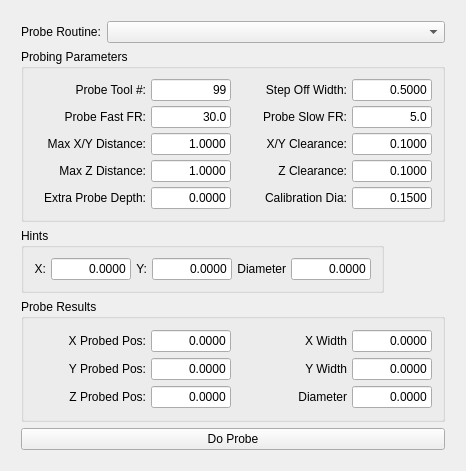
<?xml version="1.0" encoding="UTF-8"?>
<ui version="4.0">
 <class>MainWindow</class>
 <widget class="QWidget" name="MainWindow">
  <property name="geometry">
   <rect>
    <x>0</x>
    <y>0</y>
    <width>466</width>
    <height>471</height>
   </rect>
  </property>
  <property name="windowTitle">
   <string>TurboProbe</string>
  </property>
  <layout class="QHBoxLayout" name="horizontalLayout_2">
   <item>
    <layout class="QGridLayout" name="gridLayout_4">
     <property name="leftMargin">
      <number>10</number>
     </property>
     <property name="topMargin">
      <number>10</number>
     </property>
     <property name="rightMargin">
      <number>10</number>
     </property>
     <property name="bottomMargin">
      <number>10</number>
     </property>
     <item row="3" column="0">
      <widget class="QGroupBox" name="groupBox_2">
       <property name="title">
        <string>Probe Results</string>
       </property>
       <layout class="QGridLayout" name="gridLayout_2">
        <property name="leftMargin">
         <number>10</number>
        </property>
        <property name="topMargin">
         <number>10</number>
        </property>
        <property name="rightMargin">
         <number>10</number>
        </property>
        <property name="bottomMargin">
         <number>10</number>
        </property>
        <property name="spacing">
         <number>5</number>
        </property>
        <item row="1" column="1">
         <widget class="QLineEdit" name="y_probed_pos">
          <property name="maximumSize">
           <size>
            <width>80</width>
            <height>16777215</height>
           </size>
          </property>
          <property name="text">
           <string>0.0000</string>
          </property>
          <property name="alignment">
           <set>Qt::AlignRight|Qt::AlignTrailing|Qt::AlignVCenter</set>
          </property>
          <property name="readOnly">
           <bool>true</bool>
          </property>
         </widget>
        </item>
        <item row="1" column="3">
         <widget class="QLineEdit" name="y_probed_width">
          <property name="maximumSize">
           <size>
            <width>80</width>
            <height>16777215</height>
           </size>
          </property>
          <property name="text">
           <string>0.0000</string>
          </property>
          <property name="alignment">
           <set>Qt::AlignRight|Qt::AlignTrailing|Qt::AlignVCenter</set>
          </property>
          <property name="readOnly">
           <bool>true</bool>
          </property>
         </widget>
        </item>
        <item row="2" column="0">
         <widget class="QLabel" name="label_18">
          <property name="text">
           <string>Z Probed Pos:</string>
          </property>
          <property name="alignment">
           <set>Qt::AlignRight|Qt::AlignTrailing|Qt::AlignVCenter</set>
          </property>
         </widget>
        </item>
        <item row="0" column="0">
         <widget class="QLabel" name="label_14">
          <property name="frameShape">
           <enum>QFrame::NoFrame</enum>
          </property>
          <property name="text">
           <string>X Probed Pos:</string>
          </property>
          <property name="alignment">
           <set>Qt::AlignRight|Qt::AlignTrailing|Qt::AlignVCenter</set>
          </property>
         </widget>
        </item>
        <item row="0" column="3">
         <widget class="QLineEdit" name="x_probed_width">
          <property name="maximumSize">
           <size>
            <width>80</width>
            <height>16777215</height>
           </size>
          </property>
          <property name="text">
           <string>0.0000</string>
          </property>
          <property name="alignment">
           <set>Qt::AlignRight|Qt::AlignTrailing|Qt::AlignVCenter</set>
          </property>
          <property name="readOnly">
           <bool>true</bool>
          </property>
         </widget>
        </item>
        <item row="2" column="3">
         <widget class="QLineEdit" name="probed_diameter">
          <property name="maximumSize">
           <size>
            <width>80</width>
            <height>16777215</height>
           </size>
          </property>
          <property name="text">
           <string>0.0000</string>
          </property>
          <property name="alignment">
           <set>Qt::AlignRight|Qt::AlignTrailing|Qt::AlignVCenter</set>
          </property>
          <property name="readOnly">
           <bool>true</bool>
          </property>
         </widget>
        </item>
        <item row="0" column="1">
         <widget class="QLineEdit" name="x_probed_pos">
          <property name="maximumSize">
           <size>
            <width>80</width>
            <height>16777215</height>
           </size>
          </property>
          <property name="text">
           <string>0.0000</string>
          </property>
          <property name="alignment">
           <set>Qt::AlignRight|Qt::AlignTrailing|Qt::AlignVCenter</set>
          </property>
          <property name="readOnly">
           <bool>true</bool>
          </property>
         </widget>
        </item>
        <item row="2" column="1">
         <widget class="QLineEdit" name="z_probed_pos">
          <property name="maximumSize">
           <size>
            <width>80</width>
            <height>16777215</height>
           </size>
          </property>
          <property name="text">
           <string>0.0000</string>
          </property>
          <property name="alignment">
           <set>Qt::AlignRight|Qt::AlignTrailing|Qt::AlignVCenter</set>
          </property>
          <property name="readOnly">
           <bool>true</bool>
          </property>
         </widget>
        </item>
        <item row="2" column="2">
         <widget class="QLabel" name="label_17">
          <property name="text">
           <string>Diameter</string>
          </property>
          <property name="alignment">
           <set>Qt::AlignRight|Qt::AlignTrailing|Qt::AlignVCenter</set>
          </property>
         </widget>
        </item>
        <item row="0" column="2">
         <widget class="QLabel" name="label_13">
          <property name="text">
           <string>X Width</string>
          </property>
          <property name="alignment">
           <set>Qt::AlignRight|Qt::AlignTrailing|Qt::AlignVCenter</set>
          </property>
         </widget>
        </item>
        <item row="1" column="0">
         <widget class="QLabel" name="label_16">
          <property name="text">
           <string>Y Probed Pos:</string>
          </property>
          <property name="alignment">
           <set>Qt::AlignRight|Qt::AlignTrailing|Qt::AlignVCenter</set>
          </property>
         </widget>
        </item>
        <item row="1" column="2">
         <widget class="QLabel" name="label_15">
          <property name="text">
           <string>Y Width</string>
          </property>
          <property name="alignment">
           <set>Qt::AlignRight|Qt::AlignTrailing|Qt::AlignVCenter</set>
          </property>
         </widget>
        </item>
       </layout>
      </widget>
     </item>
     <item row="0" column="0">
      <layout class="QHBoxLayout" name="horizontalLayout_7">
       <item>
        <widget class="QLabel" name="label">
         <property name="text">
          <string>Probe Routine:</string>
         </property>
        </widget>
       </item>
       <item>
        <widget class="QComboBox" name="subComboBox">
         <property name="sizePolicy">
          <sizepolicy hsizetype="Expanding" vsizetype="Fixed">
           <horstretch>0</horstretch>
           <verstretch>0</verstretch>
          </sizepolicy>
         </property>
        </widget>
       </item>
      </layout>
     </item>
     <item row="0" column="1">
      <layout class="QHBoxLayout" name="horizontalLayout_8"/>
     </item>
     <item row="1" column="0">
      <widget class="QGroupBox" name="groupBox">
       <property name="sizePolicy">
        <sizepolicy hsizetype="Minimum" vsizetype="Minimum">
         <horstretch>0</horstretch>
         <verstretch>0</verstretch>
        </sizepolicy>
       </property>
       <property name="title">
        <string>Probing Parameters</string>
       </property>
       <layout class="QHBoxLayout" name="horizontalLayout">
        <property name="spacing">
         <number>5</number>
        </property>
        <property name="leftMargin">
         <number>10</number>
        </property>
        <property name="topMargin">
         <number>10</number>
        </property>
        <property name="rightMargin">
         <number>10</number>
        </property>
        <property name="bottomMargin">
         <number>10</number>
        </property>
        <item>
         <layout class="QGridLayout" name="gridLayout">
          <item row="1" column="1">
           <widget class="QLabel" name="label_5">
            <property name="maximumSize">
             <size>
              <width>130</width>
              <height>16777215</height>
             </size>
            </property>
            <property name="text">
             <string>Probe Fast FR:</string>
            </property>
            <property name="alignment">
             <set>Qt::AlignRight|Qt::AlignTrailing|Qt::AlignVCenter</set>
            </property>
           </widget>
          </item>
          <item row="1" column="4">
           <widget class="QLineEdit" name="probe_slow_fr">
            <property name="maximumSize">
             <size>
              <width>80</width>
              <height>16777215</height>
             </size>
            </property>
            <property name="text">
             <string>5.0</string>
            </property>
            <property name="alignment">
             <set>Qt::AlignRight|Qt::AlignTrailing|Qt::AlignVCenter</set>
            </property>
           </widget>
          </item>
          <item row="0" column="3">
           <widget class="QLabel" name="label_4">
            <property name="maximumSize">
             <size>
              <width>120</width>
              <height>16777215</height>
             </size>
            </property>
            <property name="text">
             <string>Step Off Width:</string>
            </property>
            <property name="alignment">
             <set>Qt::AlignRight|Qt::AlignTrailing|Qt::AlignVCenter</set>
            </property>
           </widget>
          </item>
          <item row="3" column="2">
           <widget class="QLineEdit" name="max_xy_distance">
            <property name="maximumSize">
             <size>
              <width>80</width>
              <height>16777215</height>
             </size>
            </property>
            <property name="text">
             <string>1.0000</string>
            </property>
            <property name="alignment">
             <set>Qt::AlignRight|Qt::AlignTrailing|Qt::AlignVCenter</set>
            </property>
           </widget>
          </item>
          <item row="7" column="2">
           <widget class="QLineEdit" name="extra_probe_depth">
            <property name="maximumSize">
             <size>
              <width>80</width>
              <height>16777215</height>
             </size>
            </property>
            <property name="text">
             <string>0.0000</string>
            </property>
            <property name="alignment">
             <set>Qt::AlignRight|Qt::AlignTrailing|Qt::AlignVCenter</set>
            </property>
           </widget>
          </item>
          <item row="3" column="1">
           <widget class="QLabel" name="label_7">
            <property name="maximumSize">
             <size>
              <width>130</width>
              <height>16777215</height>
             </size>
            </property>
            <property name="text">
             <string>Max X/Y Distance:</string>
            </property>
            <property name="alignment">
             <set>Qt::AlignRight|Qt::AlignTrailing|Qt::AlignVCenter</set>
            </property>
           </widget>
          </item>
          <item row="3" column="3">
           <widget class="QLabel" name="label_8">
            <property name="maximumSize">
             <size>
              <width>120</width>
              <height>16777215</height>
             </size>
            </property>
            <property name="text">
             <string>X/Y Clearance:</string>
            </property>
            <property name="alignment">
             <set>Qt::AlignRight|Qt::AlignTrailing|Qt::AlignVCenter</set>
            </property>
           </widget>
          </item>
          <item row="0" column="4">
           <widget class="QLineEdit" name="step_off_width">
            <property name="maximumSize">
             <size>
              <width>80</width>
              <height>16777215</height>
             </size>
            </property>
            <property name="text">
             <string>0.5000</string>
            </property>
            <property name="alignment">
             <set>Qt::AlignRight|Qt::AlignTrailing|Qt::AlignVCenter</set>
            </property>
           </widget>
          </item>
          <item row="7" column="1">
           <widget class="QLabel" name="label_12">
            <property name="maximumSize">
             <size>
              <width>130</width>
              <height>16777215</height>
             </size>
            </property>
            <property name="text">
             <string>Extra Probe Depth:</string>
            </property>
            <property name="alignment">
             <set>Qt::AlignRight|Qt::AlignTrailing|Qt::AlignVCenter</set>
            </property>
           </widget>
          </item>
          <item row="6" column="4">
           <widget class="QLineEdit" name="z_clearance">
            <property name="maximumSize">
             <size>
              <width>80</width>
              <height>16777215</height>
             </size>
            </property>
            <property name="text">
             <string>0.1000</string>
            </property>
            <property name="alignment">
             <set>Qt::AlignRight|Qt::AlignTrailing|Qt::AlignVCenter</set>
            </property>
           </widget>
          </item>
          <item row="7" column="3">
           <widget class="QLabel" name="label_11">
            <property name="maximumSize">
             <size>
              <width>120</width>
              <height>16777215</height>
             </size>
            </property>
            <property name="text">
             <string>Calibration Dia:</string>
            </property>
            <property name="alignment">
             <set>Qt::AlignRight|Qt::AlignTrailing|Qt::AlignVCenter</set>
            </property>
           </widget>
          </item>
          <item row="6" column="1">
           <widget class="QLabel" name="label_10">
            <property name="maximumSize">
             <size>
              <width>130</width>
              <height>16777215</height>
             </size>
            </property>
            <property name="text">
             <string>Max Z Distance:</string>
            </property>
            <property name="alignment">
             <set>Qt::AlignRight|Qt::AlignTrailing|Qt::AlignVCenter</set>
            </property>
           </widget>
          </item>
          <item row="1" column="3">
           <widget class="QLabel" name="label_6">
            <property name="maximumSize">
             <size>
              <width>120</width>
              <height>16777215</height>
             </size>
            </property>
            <property name="text">
             <string>Probe Slow FR:</string>
            </property>
            <property name="alignment">
             <set>Qt::AlignRight|Qt::AlignTrailing|Qt::AlignVCenter</set>
            </property>
           </widget>
          </item>
          <item row="6" column="2">
           <widget class="QLineEdit" name="max_z_distance">
            <property name="maximumSize">
             <size>
              <width>80</width>
              <height>16777215</height>
             </size>
            </property>
            <property name="text">
             <string>1.0000</string>
            </property>
            <property name="alignment">
             <set>Qt::AlignRight|Qt::AlignTrailing|Qt::AlignVCenter</set>
            </property>
           </widget>
          </item>
          <item row="0" column="1">
           <widget class="QLabel" name="label_3">
            <property name="maximumSize">
             <size>
              <width>130</width>
              <height>16777215</height>
             </size>
            </property>
            <property name="text">
             <string>Probe Tool #:</string>
            </property>
            <property name="alignment">
             <set>Qt::AlignRight|Qt::AlignTrailing|Qt::AlignVCenter</set>
            </property>
           </widget>
          </item>
          <item row="3" column="4">
           <widget class="QLineEdit" name="xy_clearance">
            <property name="maximumSize">
             <size>
              <width>80</width>
              <height>16777215</height>
             </size>
            </property>
            <property name="text">
             <string>0.1000</string>
            </property>
            <property name="alignment">
             <set>Qt::AlignRight|Qt::AlignTrailing|Qt::AlignVCenter</set>
            </property>
           </widget>
          </item>
          <item row="7" column="4">
           <widget class="QLineEdit" name="calibration_dia">
            <property name="maximumSize">
             <size>
              <width>80</width>
              <height>16777215</height>
             </size>
            </property>
            <property name="text">
             <string>0.1500</string>
            </property>
            <property name="alignment">
             <set>Qt::AlignRight|Qt::AlignTrailing|Qt::AlignVCenter</set>
            </property>
           </widget>
          </item>
          <item row="6" column="3">
           <widget class="QLabel" name="label_9">
            <property name="maximumSize">
             <size>
              <width>120</width>
              <height>16777215</height>
             </size>
            </property>
            <property name="text">
             <string>Z Clearance:</string>
            </property>
            <property name="alignment">
             <set>Qt::AlignRight|Qt::AlignTrailing|Qt::AlignVCenter</set>
            </property>
           </widget>
          </item>
          <item row="1" column="2">
           <widget class="QLineEdit" name="probe_fast_fr">
            <property name="maximumSize">
             <size>
              <width>80</width>
              <height>16777215</height>
             </size>
            </property>
            <property name="inputMask">
             <string/>
            </property>
            <property name="text">
             <string>30.0</string>
            </property>
            <property name="alignment">
             <set>Qt::AlignRight|Qt::AlignTrailing|Qt::AlignVCenter</set>
            </property>
           </widget>
          </item>
          <item row="0" column="2">
           <widget class="QLineEdit" name="probe_tool_number">
            <property name="maximumSize">
             <size>
              <width>80</width>
              <height>16777215</height>
             </size>
            </property>
            <property name="text">
             <string>99</string>
            </property>
            <property name="alignment">
             <set>Qt::AlignRight|Qt::AlignTrailing|Qt::AlignVCenter</set>
            </property>
           </widget>
          </item>
         </layout>
        </item>
       </layout>
      </widget>
     </item>
     <item row="2" column="0">
      <widget class="QGroupBox" name="groupBox_3">
       <property name="sizePolicy">
        <sizepolicy hsizetype="Minimum" vsizetype="Minimum">
         <horstretch>0</horstretch>
         <verstretch>0</verstretch>
        </sizepolicy>
       </property>
       <property name="title">
        <string>Hints</string>
       </property>
       <layout class="QGridLayout" name="gridLayout_3">
        <property name="sizeConstraint">
         <enum>QLayout::SetFixedSize</enum>
        </property>
        <property name="leftMargin">
         <number>10</number>
        </property>
        <property name="topMargin">
         <number>10</number>
        </property>
        <property name="rightMargin">
         <number>10</number>
        </property>
        <property name="bottomMargin">
         <number>10</number>
        </property>
        <property name="spacing">
         <number>5</number>
        </property>
        <item row="0" column="4">
         <widget class="QLabel" name="label_21">
          <property name="text">
           <string>Diameter</string>
          </property>
          <property name="alignment">
           <set>Qt::AlignRight|Qt::AlignTrailing|Qt::AlignVCenter</set>
          </property>
         </widget>
        </item>
        <item row="0" column="5">
         <widget class="QLineEdit" name="diameter_hint">
          <property name="minimumSize">
           <size>
            <width>80</width>
            <height>0</height>
           </size>
          </property>
          <property name="maximumSize">
           <size>
            <width>80</width>
            <height>16777215</height>
           </size>
          </property>
          <property name="text">
           <string>0.0000</string>
          </property>
          <property name="alignment">
           <set>Qt::AlignRight|Qt::AlignTrailing|Qt::AlignVCenter</set>
          </property>
         </widget>
        </item>
        <item row="0" column="0">
         <widget class="QLabel" name="label_19">
          <property name="text">
           <string>X:</string>
          </property>
          <property name="alignment">
           <set>Qt::AlignRight|Qt::AlignTrailing|Qt::AlignVCenter</set>
          </property>
         </widget>
        </item>
        <item row="0" column="1">
         <widget class="QLineEdit" name="x_hint">
          <property name="minimumSize">
           <size>
            <width>80</width>
            <height>0</height>
           </size>
          </property>
          <property name="maximumSize">
           <size>
            <width>80</width>
            <height>16777215</height>
           </size>
          </property>
          <property name="text">
           <string>0.0000</string>
          </property>
          <property name="alignment">
           <set>Qt::AlignRight|Qt::AlignTrailing|Qt::AlignVCenter</set>
          </property>
         </widget>
        </item>
        <item row="0" column="3">
         <widget class="QLineEdit" name="y_hint">
          <property name="minimumSize">
           <size>
            <width>80</width>
            <height>0</height>
           </size>
          </property>
          <property name="maximumSize">
           <size>
            <width>80</width>
            <height>16777215</height>
           </size>
          </property>
          <property name="text">
           <string>0.0000</string>
          </property>
          <property name="alignment">
           <set>Qt::AlignRight|Qt::AlignTrailing|Qt::AlignVCenter</set>
          </property>
         </widget>
        </item>
        <item row="0" column="2">
         <widget class="QLabel" name="label_20">
          <property name="text">
           <string>Y:</string>
          </property>
          <property name="alignment">
           <set>Qt::AlignRight|Qt::AlignTrailing|Qt::AlignVCenter</set>
          </property>
         </widget>
        </item>
       </layout>
      </widget>
     </item>
     <item row="4" column="0">
      <widget class="QPushButton" name="callSubButton">
       <property name="text">
        <string>Do Probe</string>
       </property>
      </widget>
     </item>
    </layout>
   </item>
  </layout>
 </widget>
 <tabstops>
  <tabstop>probe_tool_number</tabstop>
  <tabstop>step_off_width</tabstop>
  <tabstop>probe_fast_fr</tabstop>
  <tabstop>probe_slow_fr</tabstop>
  <tabstop>max_xy_distance</tabstop>
  <tabstop>xy_clearance</tabstop>
  <tabstop>max_z_distance</tabstop>
  <tabstop>z_clearance</tabstop>
  <tabstop>extra_probe_depth</tabstop>
  <tabstop>calibration_dia</tabstop>
  <tabstop>x_probed_pos</tabstop>
  <tabstop>subComboBox</tabstop>
  <tabstop>y_probed_pos</tabstop>
  <tabstop>probed_diameter</tabstop>
  <tabstop>z_probed_pos</tabstop>
  <tabstop>x_probed_width</tabstop>
  <tabstop>y_probed_width</tabstop>
 </tabstops>
 <resources/>
 <connections/>
</ui>
